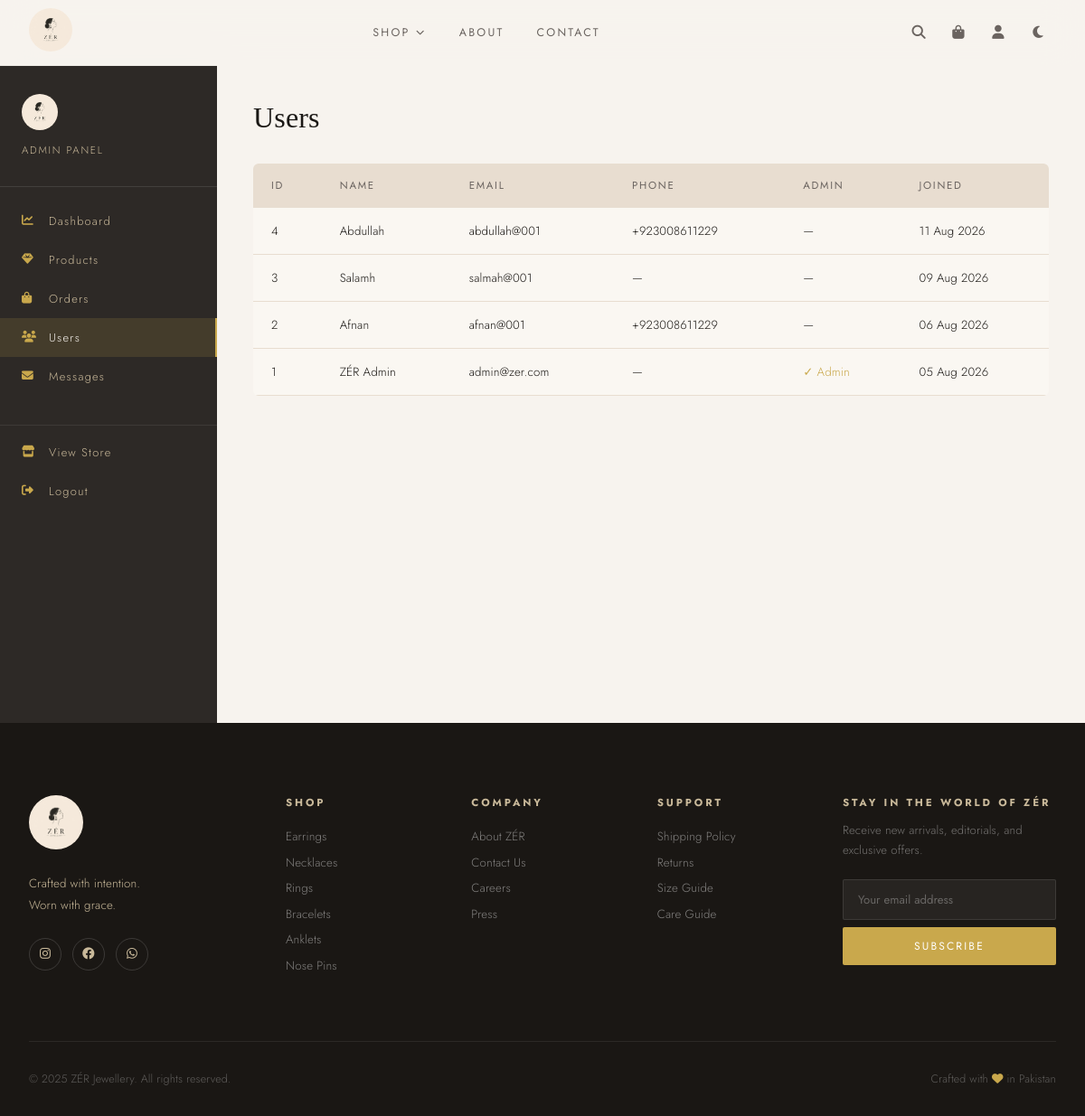
Before: /admin/users (signed in) with the older database file.
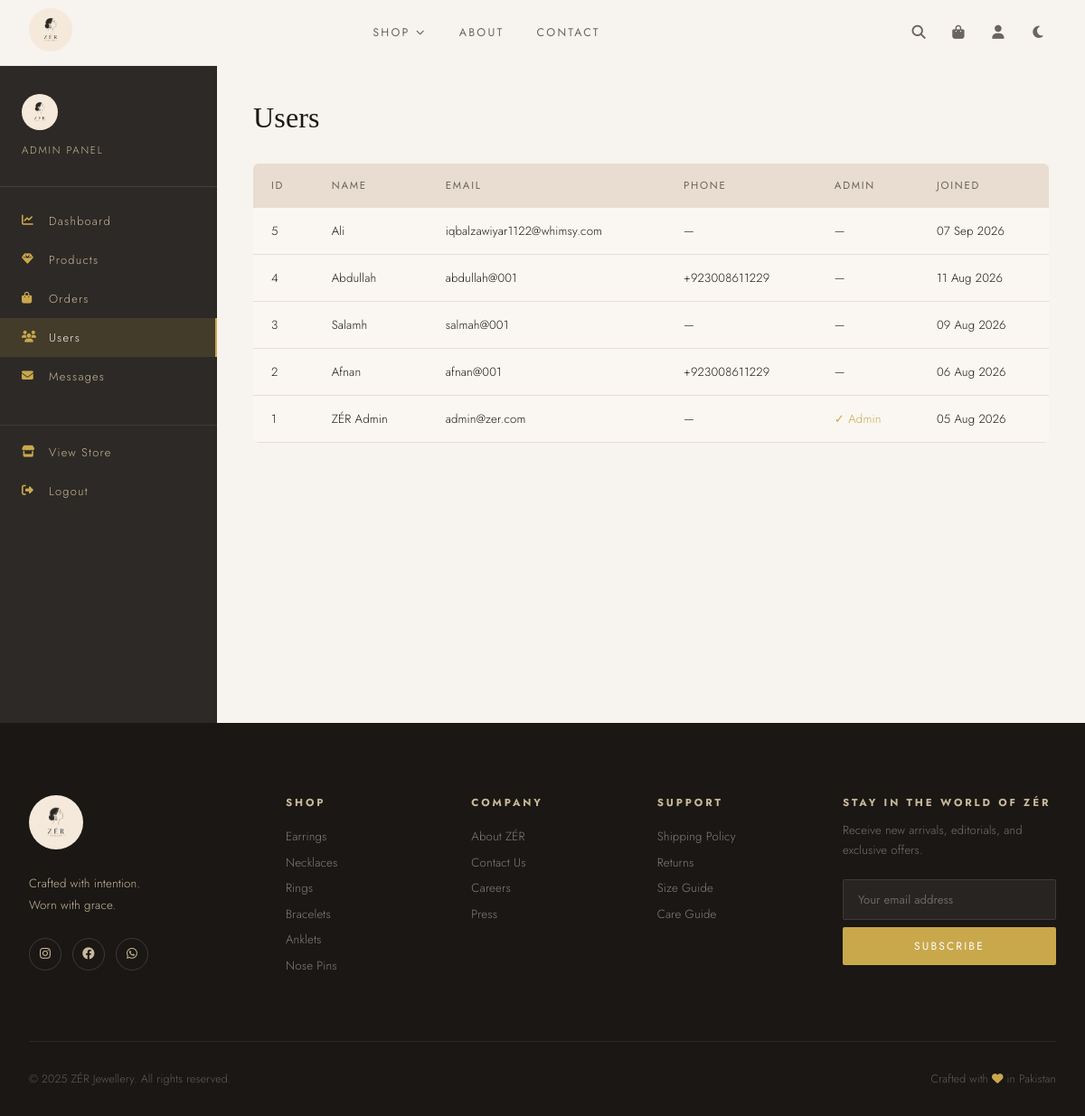
After: the same page with the newer database file.
### app.py (models this page shows)
class User(db.Model):
    id = db.Column(db.Integer, primary_key=True)
    name = db.Column(db.String(100), nullable=False)
    email = db.Column(db.String(120), unique=True, nullable=False)
    password = db.Column(db.String(200), nullable=False)
    phone = db.Column(db.String(20))
    address = db.Column(db.Text)
    is_admin = db.Column(db.Boolean, default=False)
    created_at = db.Column(db.DateTime, default=datetime.utcnow)
    orders = db.relationship('Order', backref='user', lazy=True)
    wishlist = db.relationship('Wishlist', backref='user', lazy=True)
    reviews = db.relationship('Review', backref='user', lazy=True)

### app.py (the view)
@app.route('/admin/users')
@admin_required
def admin_users():
    users = User.query.order_by(User.created_at.desc()).all()
    pending_orders, new_messages = get_admin_counts()
    return render_template(
        'admin/users.html',
        users=users,
        pending_orders=pending_orders,
        new_messages=new_messages
    )

### app.py (called while the page is built, shortened)
def get_cart():
    raw = session.get('cart', {})
    if not isinstance(raw, dict):
        return {}
    clean = {}
    return clean

def cart_count():
    return sum(item['qty'] for item in get_cart().values())

def get_wishlist_ids():
    uid = session.get('user_id')
    if uid:
        items = Wishlist.query.filter_by(user_id=uid).all()
        return [w.product_id for w in items]
    return []

def get_admin_counts():
    pending_orders = Order.query.filter_by(status='Confirmed').count()
    new_messages = ContactMessage.query.filter_by(is_read=False).count()
    return pending_orders, new_messages

@app.context_processor
def inject_globals():
    uid = session.get('user_id')
    current_user = db.session.get(User, uid) if uid else None
    return dict(
        cart_count=cart_count(),
        wishlist_ids=get_wishlist_ids(),
        current_user=current_user,
        csrf_token=csrf_token,
        categories=['Earrings','Necklaces','Rings','Bracelets','Anklets','Nose Pins']
    )

def csrf_token():
    token = session.get('_csrf_token')
    if not token:
        token = secrets.token_urlsafe(32)
        session['_csrf_token'] = token
    return token

@app.before_request
def protect_state_changing_requests():
    if request.method in {'POST', 'PUT', 'PATCH', 'DELETE'}:
        expected = session.get('_csrf_token')
        supplied = request.form.get('csrf_token') or request.headers.get('X-CSRF-Token')
        if not expected or not supplied or not secrets.compare_digest(expected, supplied):
            if request.path.startswith('/wishlist/'):
                return jsonify({'status': 'csrf_error'}), 400
            flash('Your session expired. Please try again.', 'error')
            return redirect(safe_next_url(request.referrer) or url_for('home'))

def admin_required(f):
    from functools import wraps
    @wraps(f)
    def decorated(*args, **kwargs):
        if 'user_id' not in session or not session.get('is_admin'):
            flash('Admin access required.', 'error')
            return redirect(url_for('login'))
        return f(*args, **kwargs)
    return decorated

### templates/admin/users.html
{% extends "admin/base.html" %}
{% block admin_content %}
<h1 class="admin-title">Users</h1>
<table class="admin-table">
  <thead>
    <tr><th>ID</th><th>Name</th><th>Email</th><th>Phone</th><th>Admin</th><th>Joined</th></tr>
  </thead>
  <tbody>
    {% for user in users %}
    <tr>
      <td>{{ user.id }}</td>
      <td>{{ user.name }}</td>
      <td>{{ user.email }}</td>
      <td>{{ user.phone or '—' }}</td>
      <td>{% if user.is_admin %}<span style="color:var(--gold)">✓ Admin</span>{% else %}—{% endif %}</td>
      <td>{{ user.created_at.strftime('%d %b %Y') }}</td>
    </tr>
    {% endfor %}
  </tbody>
</table>
{% endblock %}

### templates/admin/base.html (shortened to what this page needs)
{% extends "base.html" %}
{% block body_class %}admin-body{% endblock %}
{% block content %}
<div class="admin-layout">
  <aside class="admin-sidebar">
    <div class="admin-sidebar-logo">
      <img src="{{ url_for('static', filename='images/logo.jpeg') }}" alt="ZÉR">
      <p style="color:var(--beige-dark);font-size:0.72rem;letter-spacing:0.15em;text-transform:uppercase;margin-top:0.5rem">Admin Panel</p>
    </div>
    <nav class="admin-nav">
  <a href="{{ url_for('admin_dashboard') }}" class="{% if request.endpoint=='admin_dashboard' %}active{% endif %}"><i class="fas fa-chart-line"></i> Dashboard</a>
  <a href="{{ url_for('admin_products') }}" class="{% if 'product' in request.endpoint %}active{% endif %}"><i class="fas fa-gem"></i> Products</a>
  <a href="{{ url_for('admin_orders') }}" class="{% if request.endpoint=='admin_orders' %}active{% endif %}">
    <i class="fas fa-shopping-bag"></i> Orders
  </a>
  <a href="{{ url_for('admin_users') }}" class="{% if request.endpoint=='admin_users' %}active{% endif %}"><i class="fas fa-users"></i> Users</a>
  <a href="{{ url_for('admin_messages') }}" class="{% if request.endpoint=='admin_messages' %}active{% endif %}">
    <i class="fas fa-envelope"></i> Messages
  </a>
  <a href="{{ url_for('home') }}" style="margin-top:2rem;border-top:1px solid rgba(255,255,255,0.08);padding-top:1.25rem"><i class="fas fa-store"></i> View Store</a>
  <a href="{{ url_for('logout') }}"><i class="fas fa-sign-out-alt"></i> Logout</a>
</nav>
  </aside>
  <div class="admin-content">
    {% block admin_content %}{% endblock %}
  </div>
</div>
{% endblock %}

### templates/base.html (shortened to what this page needs)
<!DOCTYPE html>
<html lang="en">
<head>
<link rel="stylesheet" href="{{ url_for('static', filename='css/main.css') }}">
<link rel="stylesheet" href="https://cdnjs.cloudflare.com/ajax/libs/font-awesome/6.4.0/css/all.min.css">
</head>
<body class="{% block body_class %}{% endblock %}">
<nav class="navbar" id="navbar">
  <div class="nav-inner">
    <a href="{{ url_for('home') }}" class="nav-logo">
      <img src="{{ url_for('static', filename='images/logo.jpeg') }}" alt="ZÉR">
    </a>
<ul class="nav-links" id="navLinks">      <li class="nav-dropdown">
        <a href="{{ url_for('shop') }}" class="nav-link {% if request.endpoint=='shop' %}active{% endif %}">Shop </a>
      </li>
      <li><a href="{{ url_for('about') }}" class="nav-link {% if request.endpoint=='about' %}active{% endif %}">About</a></li>
      <li><a href="{{ url_for('contact') }}" class="nav-link {% if request.endpoint=='contact' %}active{% endif %}">Contact</a></li>
    </ul>
    <div class="nav-actions">
      <button class="nav-icon-btn" id="searchToggle" title="Search"><i class="fas fa-search"></i></button>
      <a href="{{ url_for('cart') }}" class="nav-icon-btn cart-btn" title="Cart">
        <i class="fas fa-shopping-bag"></i>
      </a>
      {% if current_user %}
      <div class="nav-user-dropdown">
        <button class="nav-icon-btn" title="Account"><i class="fas fa-user"></i></button>
      </div>
      {% else %}
      <a href="{{ url_for('login') }}" class="nav-icon-btn" title="Login"><i class="fas fa-user"></i></a>
      {% endif %}
      <button class="nav-icon-btn theme-toggle" id="themeToggle" title="Toggle Mode"><i class="fas fa-moon"></i></button>
    </div>
  </div>
</nav>
<main>{% block content %}{% endblock %}</main>
<footer class="footer">
  <div class="footer-inner">
    <div class="footer-brand">
      <img src="{{ url_for('static', filename='images/logo.jpeg') }}" alt="ZÉR" class="footer-logo">
      <p>Crafted with intention.<br>Worn with grace.</p>
     <div class="footer-social">
  <a href="https://instagram.com/official_zer_" aria-label="Instagram" target="_blank"><i class="fab fa-instagram"></i></a>
  <a href="https://www.facebook.com/share/1Hdv8RHKKD/" aria-label="Facebook" target="_blank"><i class="fab fa-facebook"></i></a>
  <a href="https://wa.link/jp6xn8" aria-label="WhatsApp" target="_blank"><i class="fab fa-whatsapp"></i></a>
</div>
    </div>
    <div class="footer-col">
      <h4>Shop</h4>
      {% for cat in categories %}
      <a href="{{ url_for('shop', category=cat) }}">{{ cat }}</a>
      {% endfor %}
    </div>
    <div class="footer-col">
      <h4>Company</h4>
      <a href="{{ url_for('about') }}">About ZÉR</a>
      <a href="{{ url_for('contact') }}">Contact Us</a>
      <a href="#">Careers</a>
      <a href="#">Press</a>
    </div>
    <div class="footer-col">
      <h4>Support</h4>
      <a href="#">Shipping Policy</a>
      <a href="#">Returns</a>
      <a href="#">Size Guide</a>
      <a href="#">Care Guide</a>
    </div>
    <div class="footer-newsletter">
      <h4>Stay in the world of ZÉR</h4>
      <p>Receive new arrivals, editorials, and exclusive offers.</p>
      <form action="{{ url_for('newsletter') }}" method="post" class="footer-form">
        <input type="email" name="email" placeholder="Your email address" required>
        <button type="submit">Subscribe</button>
      </form>
    </div>
  </div>
  <div class="footer-bottom">
    <p>&copy; 2025 ZÉR Jewellery. All rights reserved.</p>
    <p>Crafted with <i class="fas fa-heart"></i> in Pakistan</p>
  </div>
</footer>
</body>
</html>

Changed rows visible on the page:
added User: id "5", name "Ali", email "iqbalzawiyar1122@whimsy.com", phone "—", created_at "07 Sep 2026"
